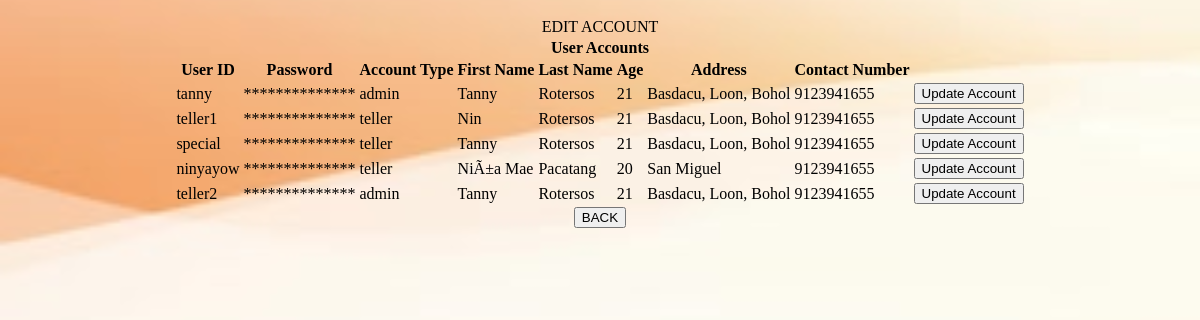
/admin/edit.php (signed in), run on an earlier commit of the app's database.
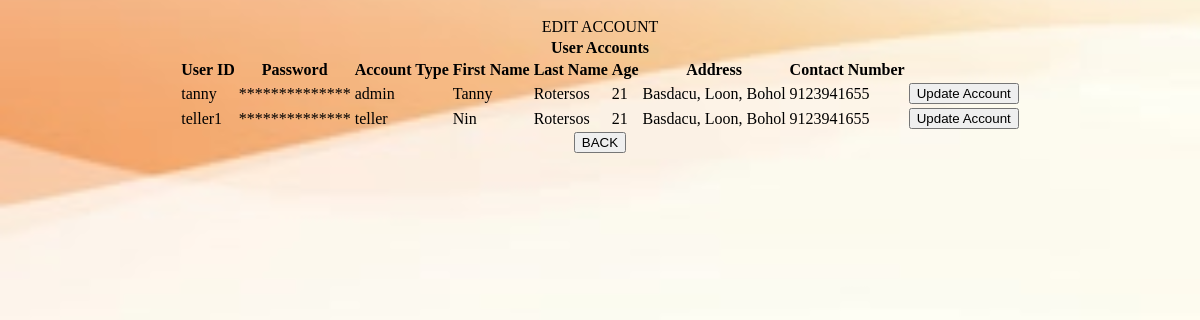
And on a later commit of the database.
### tables this page shows
CREATE TABLE `accounts` (
  `id` int(11) NOT NULL,
  `userid` varchar(50) NOT NULL,
  `pass` varchar(60) NOT NULL,
  `link` varchar(50) NOT NULL,
  `accountype` varchar(6) NOT NULL,
  `stat` varchar(15) NOT NULL,
  `fname` varchar(50) NOT NULL,
  `lname` varchar(50) NOT NULL,
  `age` int(3) NOT NULL,
  `address` varchar(50) NOT NULL,
  `contact` bigint(15) NOT NULL,
  `loggedto` varchar(15) NOT NULL
);

### admin/edit.php (the view, shortened to what this page needs)
<!DOCTYPE html>
<html>
<head>
     <link rel="stylesheet" href="../style/inputstyle.css" type="text/css"/>
</head>
<body>
<br><center>
	<v>EDIT ACCOUNT </v>
<table border="0" >
<?php
$hostname="localhost";
$user="root";
$password="";
$database="queuing";
$link=mysqli_connect($hostname,$user,$password) or die ("Error Connection");
mysqli_select_db($link, $database) or die ("Error creating database");
$result=mysqli_query($link, "SELECT * FROM accounts;");
echo "<tr><th colspan='10'>User Accounts</th></tr>" ;
echo "<tr><th>User ID</th><th>Password</th><th>Account Type</th><th>First Name</th><th>Last Name</th><th>Age</th><th>Address</th><th>Contact Number</th><th></th></tr>" ;
for($i=0; $i<$num_rows=mysqli_fetch_array($result);$i++){
	$id=$num_rows["userid"];
	$actype=$num_rows["accountype"];
	$fname=$num_rows["fname"];
	$lname=$num_rows["lname"];
	$age=$num_rows["age"];
	$add=$num_rows["address"];
	$contact=$num_rows["contact"];
	echo "<tr><td>".$id."</td>". "<td>**************</td>". "<td>" .$actype."</td>". "<td >" .$fname."</td>". "<td>" .$lname. "</td>". "<td>" .$age."</td>"."<td >" .$add."</td>"."<td>" .$contact."</td>"."<td><form method='POST' action='update2.php'><button name='id' value='$id'>Update Account</button></form></td>"."</tr>";
}
?>
</table>
<a href="index.php"><button class="paycreate">BACK</button></a>
</center>
</body>
</html>

### style/inputstyle.css (style rules this page uses)
body { width: 100%; margin: 0 auto; background-image: url('../img/bg.jpg'); background-size: 100%; background-position: center; }

What changed in the data, as far as the page shows it:
removed accounts: userid "special", accountype "teller", fname "Tanny", lname "Rotersos", age "21", address "Basdacu, Loon, Bohol", contact "9123941655"
removed accounts: userid "ninyayow", accountype "teller", fname "NiÃ±a Mae", lname "Pacatang", age "20", address "San Miguel", contact "9123941655"
removed accounts: userid "teller2", accountype "admin", fname "Tanny", lname "Rotersos", age "21", address "Basdacu, Loon, Bohol", contact "9123941655"
